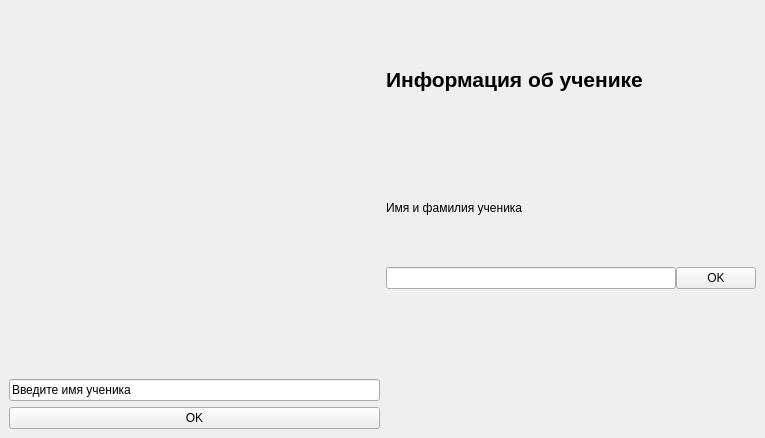
<?xml version="1.0" encoding="UTF-8"?>
<ui version="4.0">
 <class>MainWindow</class>
 <widget class="QMainWindow" name="MainWindow">
  <property name="geometry">
   <rect>
    <x>0</x>
    <y>0</y>
    <width>765</width>
    <height>438</height>
   </rect>
  </property>
  <property name="windowTitle">
   <string>MainWindow</string>
  </property>
  <widget class="QWidget" name="centralwidget">
   <layout class="QHBoxLayout" name="horizontalLayout_2">
    <item>
     <layout class="QHBoxLayout" name="horizontalLayout">
      <property name="margin">
       <number>0</number>
      </property>
      <item>
       <layout class="QHBoxLayout" name="horizontalLayout_3">
        <property name="leftMargin">
         <number>0</number>
        </property>
        <item>
         <layout class="QVBoxLayout" name="verticalLayout_3">
          <property name="leftMargin">
           <number>0</number>
          </property>
          <item>
           <widget class="QLabel" name="label_4">
            <property name="text">
             <string/>
            </property>
           </widget>
          </item>
          <item>
           <widget class="QLineEdit" name="lineEdit">
            <property name="text">
             <string>Введите имя ученика</string>
            </property>
           </widget>
          </item>
          <item>
           <widget class="QPushButton" name="pushButton">
            <property name="text">
             <string>OK</string>
            </property>
           </widget>
          </item>
         </layout>
        </item>
       </layout>
      </item>
      <item>
       <layout class="QVBoxLayout" name="verticalLayout" stretch="0,0,0">
        <property name="spacing">
         <number>0</number>
        </property>
        <property name="margin">
         <number>0</number>
        </property>
        <item>
         <widget class="QLabel" name="label">
          <property name="font">
           <font>
            <pointsize>16</pointsize>
            <weight>75</weight>
            <bold>true</bold>
           </font>
          </property>
          <property name="text">
           <string>Информация об ученике</string>
          </property>
         </widget>
        </item>
        <item>
         <layout class="QVBoxLayout" name="verticalLayout_5">
          <item>
           <widget class="QLabel" name="label_3">
            <property name="text">
             <string>Имя и фамилия ученика</string>
            </property>
           </widget>
          </item>
          <item>
           <layout class="QHBoxLayout" name="horizontalLayout_4">
            <item>
             <widget class="QLineEdit" name="lineEdit_2"/>
            </item>
            <item>
             <widget class="QPushButton" name="pushButton_2">
              <property name="text">
               <string>OK</string>
              </property>
             </widget>
            </item>
           </layout>
          </item>
         </layout>
        </item>
        <item>
         <widget class="QLabel" name="label_2">
          <property name="text">
           <string/>
          </property>
         </widget>
        </item>
       </layout>
      </item>
     </layout>
    </item>
   </layout>
  </widget>
 </widget>
 <resources/>
 <connections/>
</ui>
